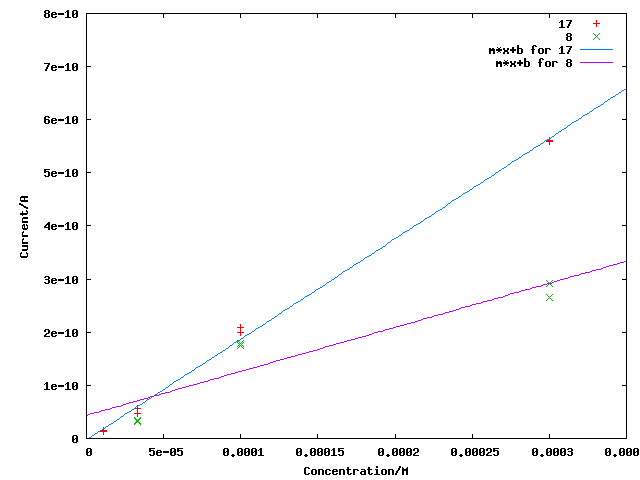

Write the gnuplot code that produced this figure.
set terminal png size 640, 480
set xlabel "Concentration/M"
set ylabel "Current/A"
set output "limit.png"
set rmargin 2

f(x) = m*x + b
g(x) = n*x + c
fit f(x) "limit.17.dat" via m, b
fit g(x) "limit.8.dat" via n, c

plot [0:0.00035][0:8e-10] \
	"limit.17.dat" title "17", \
	"limit.8.dat" title "8", \
	m * x + b title "m*x+b for 17", \
	n * x + c title "m*x+b for 8"
